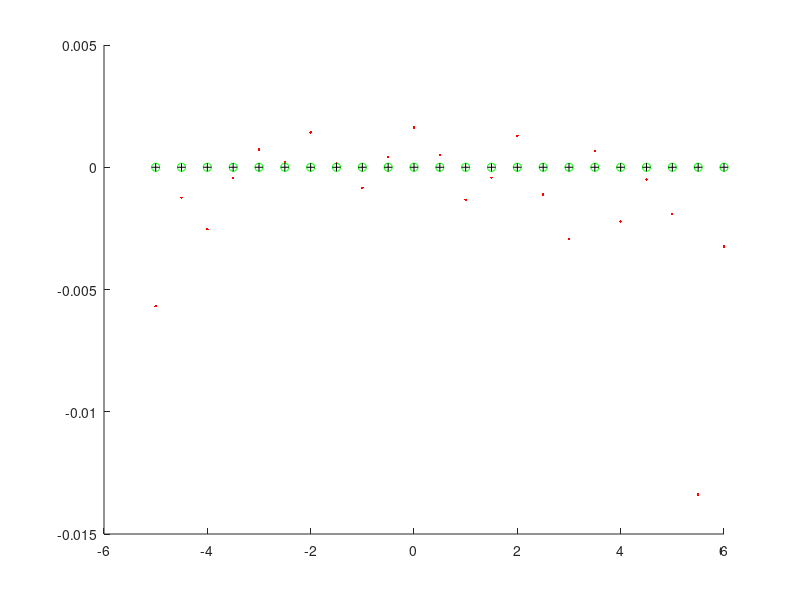

Here is the MATLAB script that generated this plot:
function[]=Q1()
clc;
clear;
format long e;
degree=19;
t=-5:.5:6;
b=(sin(pi*t/5)+(t/5))';
deg=0:degree;
t;
b;
deg;
for i = 1:length(b)
    A(i,:)=t(i).^deg;
end
A;
b;
% Part a
p1=A\b;
r1=b-(A*p1);
% Part b
p2=(A'*A)\(A'*b);
r2=(A'*b)-(A'*A*p2);
r2=(b)-(A*p2);
% Part c
A;
[eye(length(b)) A;A' zeros(degree+1)];
rp3=[eye(length(b)) A;A' zeros(degree+1)]\[b;zeros(length(deg),1)];
r3=-rp3(1:length(b));
p3=rp3(length(b)+1:degree+length(b)+1);

%disp(r1);
r1';
r2';
r3';
%disp(p3);
figure(1);
hold on;
%plot(t,b,'-b');
plot(t,b-A*p1,'.r');
plot(t,b-A*p2,'og');
plot(t,b-A*p3,'+k');
hold off;
fprintf('Norm of residual in first  part is %e \n',norm(r1,2));
fprintf('Norm of residual in second part is %e \n',norm(r2,2));
fprintf('Norm of residual in third  part is %e \n',norm(r3,2));